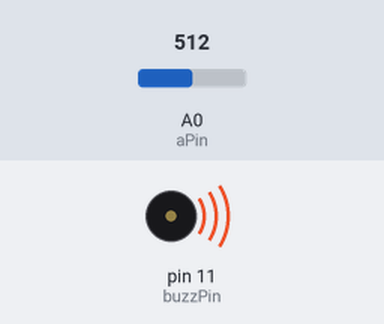
Recording of a sketch running on a simulated Arduino Uno, built with avr-gcc and run on an emulated ATmega328P. Shown: buzzer (waves = sounding). The inputs (shaded band) are chosen by the test bench; at power-on: A0 (aPin) = 512. What the sketch prints to the serial monitor is not drawn.

Above: at 0.1 s.
Timing chart, 0 to 1.6 s (numbered marks = the images above):
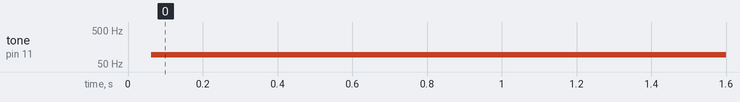

Measured:
- by itself, tone on pin 11 (buzzPin): silent → 94 Hz at 0.06 s

The sketch:

ex3.ino
```cpp
int buzzPin = 11;
int aPin = A0;
int potVal;
float buzzVal;

void setup() {
  Serial.begin(9600);
  pinMode(buzzPin,OUTPUT);
  pinMode(aPin,INPUT);

}

void loop() {
  potVal=analogRead(aPin);
  buzzVal=(9980./1023.0)*potVal+20;
  Serial.println(buzzVal);
  digitalWrite(buzzPin,HIGH);
  delayMicroseconds(buzzVal);
  digitalWrite(buzzPin,LOW);
  delayMicroseconds(buzzVal);

}
```
